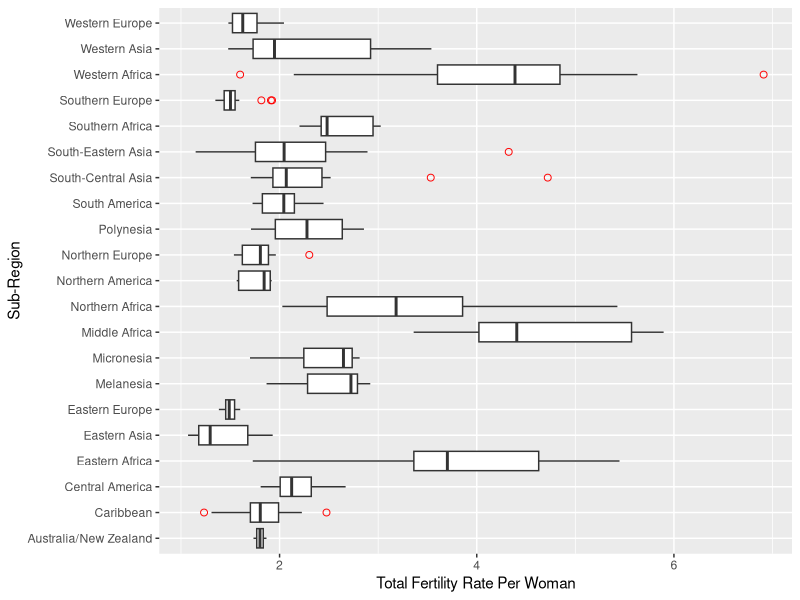
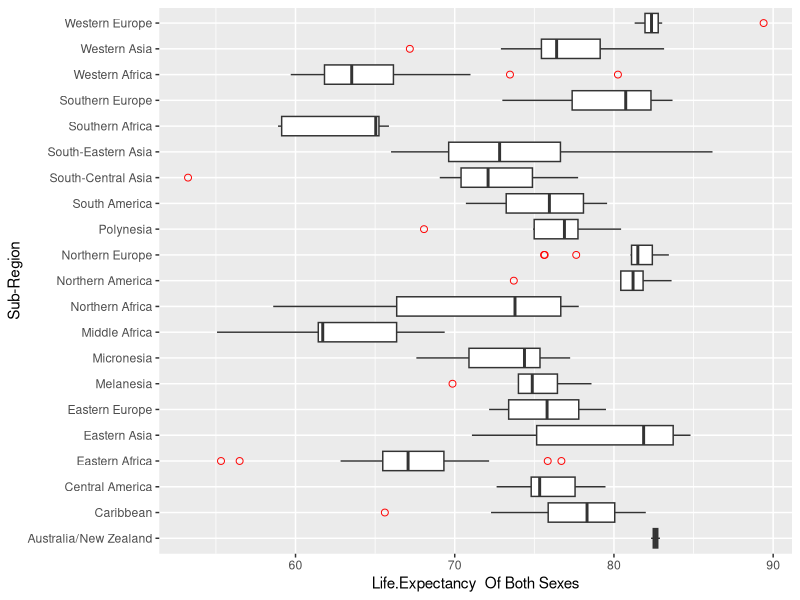
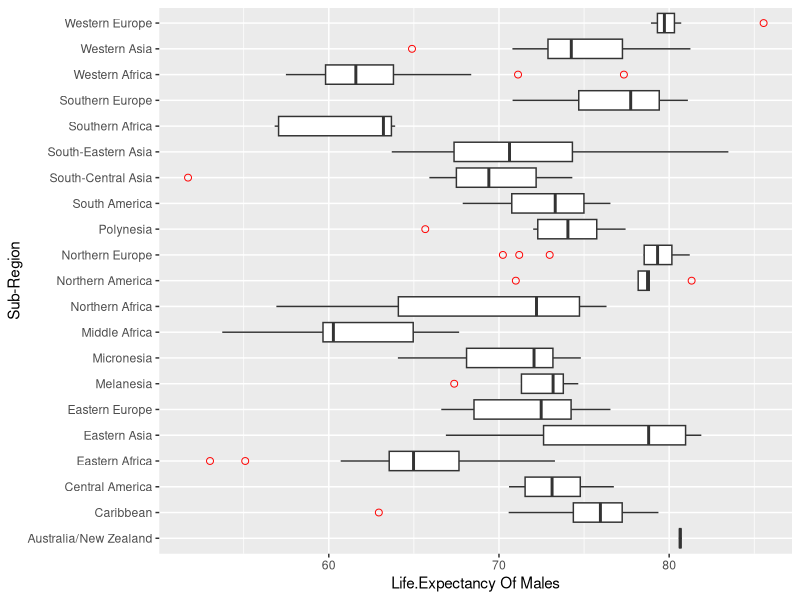
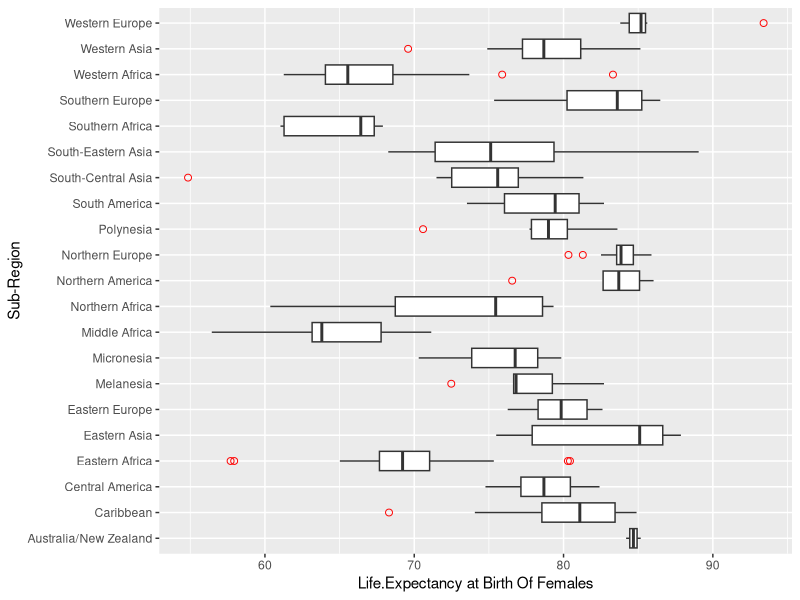

Generate these figures, in order, with R:

library(ggplot2)

data <- read.csv('census_2021_2001.csv')
data_2021 <- data[data$year == '2021',]
data_2001 <- data[data$year == '2001',]

print(ggplot(data_2021, aes(x=total.fertility.rate, y=subregion)) + 
  geom_boxplot(outlier.colour="red", outlier.shape=1,outlier.size=2)+
  labs(y= "Sub-Region", x = "Total Fertility Rate Per Woman"))

print(ggplot(data_2021, aes(x=life.expectancy.both.sexes, y=subregion)) + 
  geom_boxplot(outlier.colour="red", outlier.shape=1,outlier.size=2)+
  labs(y= "Sub-Region", x = "Life.Expectancy  Of Both Sexes"))

print(ggplot(data_2021, aes(x=life.expectancy.males, y=subregion)) + 
  geom_boxplot(outlier.colour="red", outlier.shape=1,outlier.size=2)+
  labs(y= "Sub-Region", x = "Life.Expectancy Of Males"))

print(ggplot(data_2021, aes(x=life.expectancy.females, y=subregion)) + 
  geom_boxplot(outlier.colour="red", outlier.shape=1,outlier.size=2)+
  labs(y= "Sub-Region", x = "Life.Expectancy at Birth Of Females"))